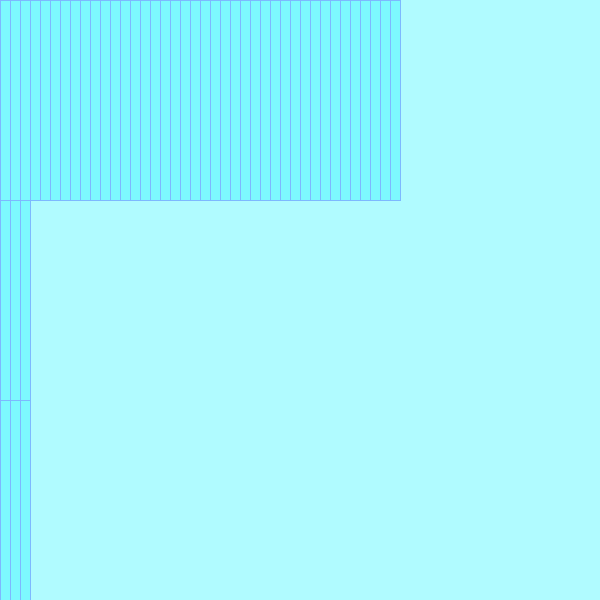
Frame 1 (no input)
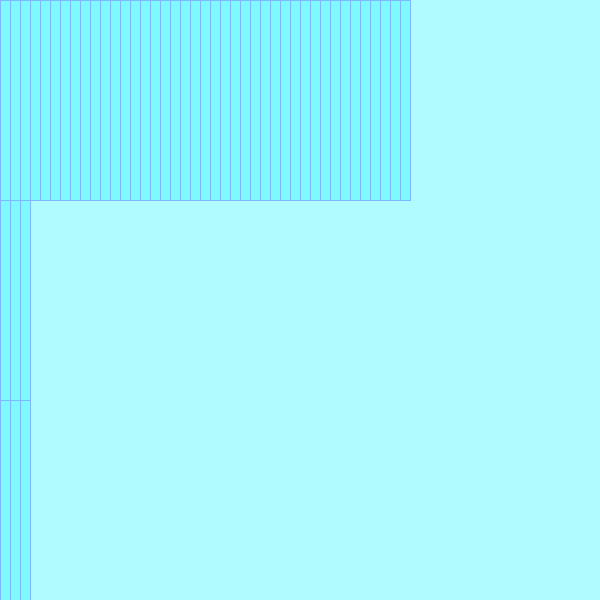
Frame 60 (the mouse pressed at the canvas centre just before this capture)
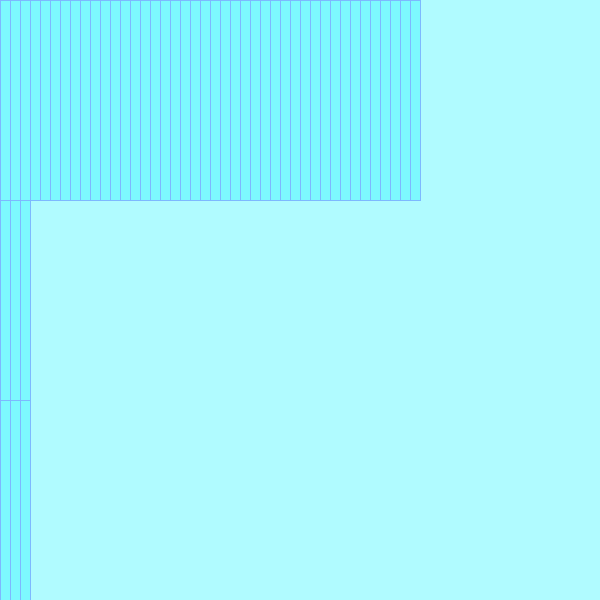
Frame 120 (the mouse held since frame 60 and released just before this capture)

The Processing sketch that drew these frames (run headless with seeded random() and noise(); from frame 60 on, the mouse is pressed at the canvas centre):

// Processing sketch: processing_169692
// ── processing_169692.pde

float size;
int seconds;
int minutes;
int hours;

void setup () {

  size(600, 600);
  stroke(#7db8ff);
  smooth();
}
  
void draw () {
    
  background(#b0fbff);
  rectMode(CENTER);
  fill(#7df9ff);
  size = width/60;
  
  seconds = second();
  minutes = minute();
  hours = hour();


 
 pushMatrix();
  for (int i = 0; i < seconds; i++) {
  rect(i*size+(size/2), width/6, size, height/3);
  }
  popMatrix();
   
  pushMatrix();
  for (int j = 0; j < minutes; j++) {
  rect(j*size+(size/2), width/2, size, height/3);
  }
  popMatrix();
  
  pushMatrix();
  for (int k = 0; k < hours; k++) {
  rect(k*size+(size/2), width/1.2, size, height/3);
  }
  popMatrix();  
}
   
